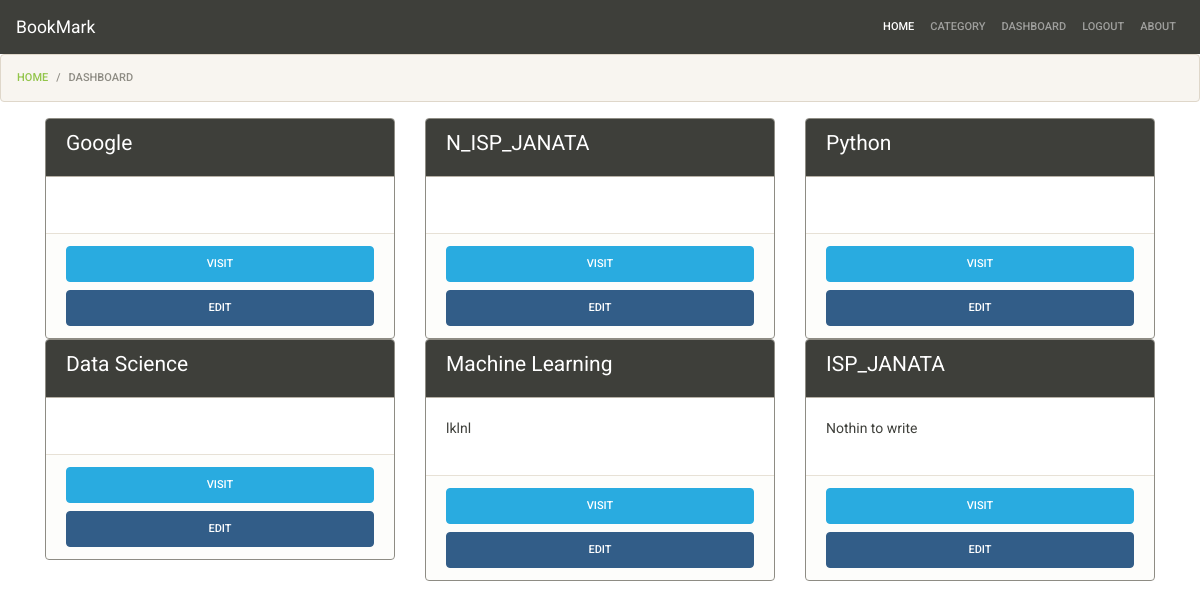
Before: /dashboard/ (signed in) with the older database file.
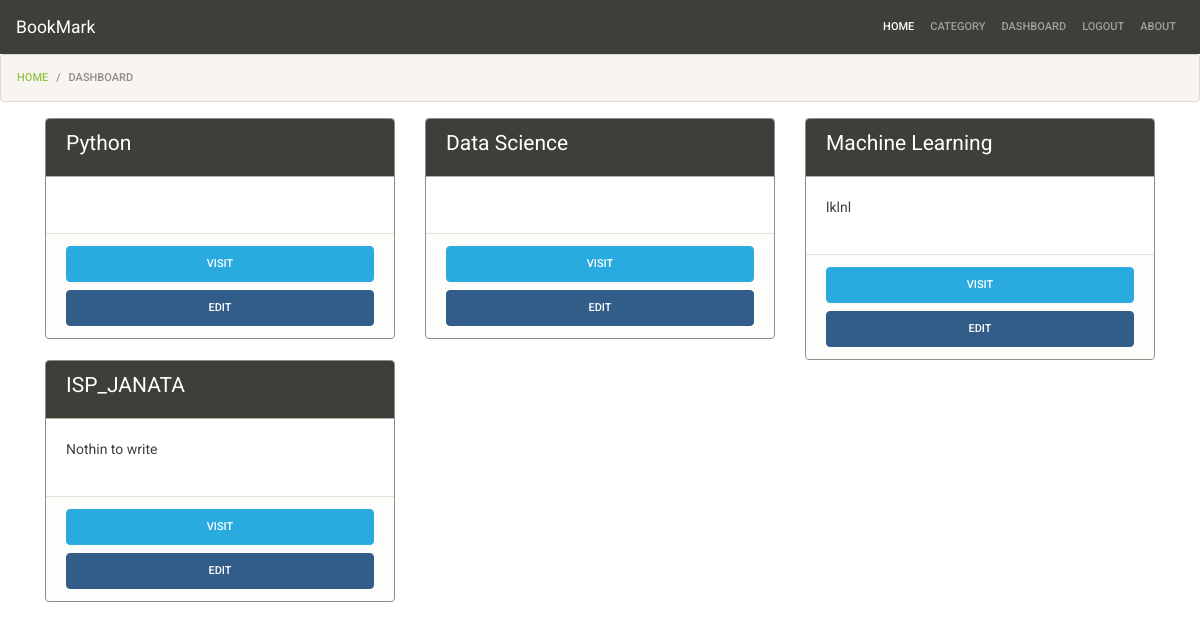
After: the same page with the newer database file.
### bookmarks/models.py (models this page shows, shortened)
class Bookmark(models.Model):
    category    = models.ForeignKey(Category,related_name='bookmarks', on_delete=models.CASCADE)
    title       = models.CharField(max_length=300)
    description = models.TextField(blank=True,null=True)
    url         = models.CharField(max_length=300)
    added_by    = models.ForeignKey(User,related_name='bookmarks',on_delete=models.CASCADE)
    created_at  = models.DateTimeField(auto_now_add=True)

### dashboard/views.py (the view)
# urls.py: path('',dashboardView,name='dashboard-page'),
@login_required
def dashboardView(request):
    template_name = 'dashboard/dashboard.html'
    bookmarks = Bookmark.objects.filter(added_by = request.user)
    context = {
        'bookmarks':bookmarks,
    }
    return render(request,template_name,context)

### dashboard/templates/dashboard/dashboard.html
{% extends 'base.html' %}
{%block content %}
<ol class="breadcrumb">
    <li class="breadcrumb-item"><a href="{% url 'bookmark-page' %}">Home</a></li>
    <li class="breadcrumb-item active">Dashboard</li>
  </ol>
<div class="container mt-1">
    <div class="row">
        {% for bookmark in bookmarks %}
        <div class="col-md-4">
            <div class="card border border-secondary">
                <div class="card-header bg-primary text-white">
                    <h4>{{bookmark.title}}</h4>
                </div>
                <div class="card-body">
                    <p>{{bookmark.description}}</p>
                </div>
                <div class="card-footer">
                    <a href="{{bookmark.url}}" target="_blank" class="btn btn-info btn-block">Visit</a>
                    <a href="#" class="btn btn-primary btn-block">Edit</a>
                </div>
            </div>
        </div>
        {% endfor %}
    </div>
</div>
{% endblock %}

Changed rows visible on the page:
removed Bookmark: title "Google"
removed Bookmark: title "N_ISP_JANATA"
